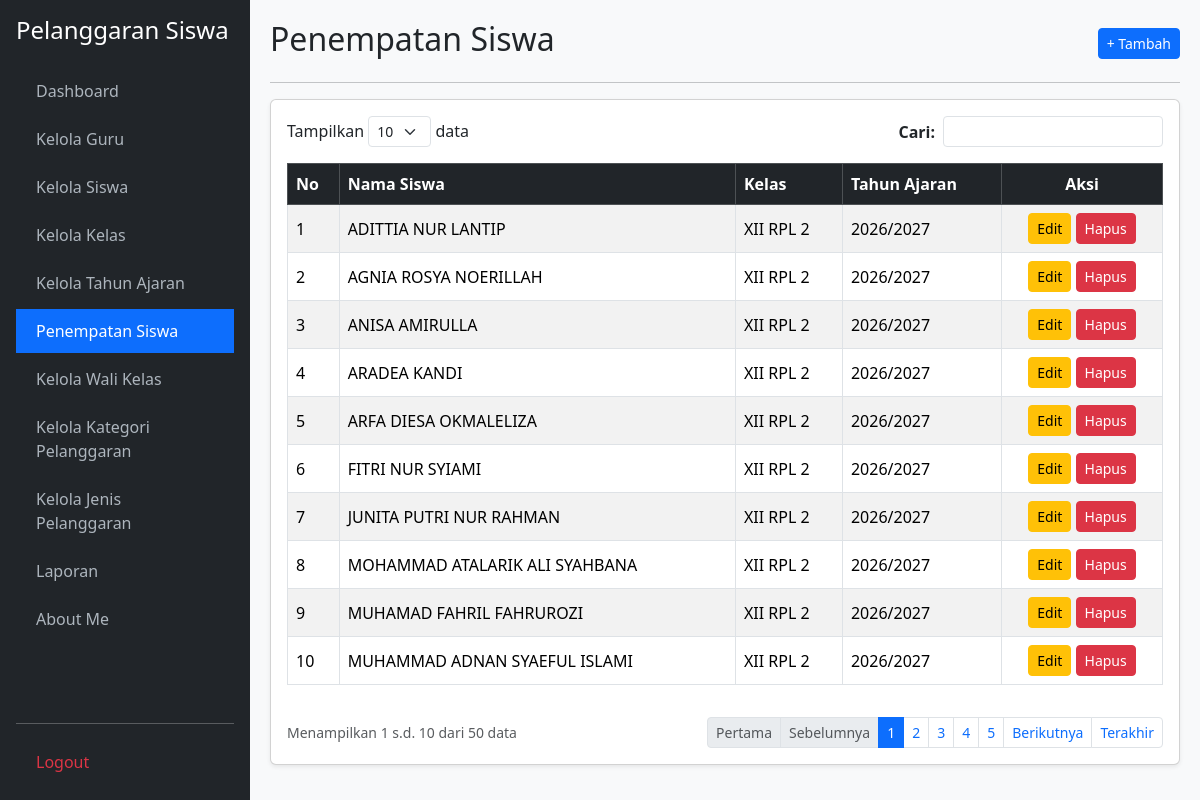
Screenshot of /penempatan_siswa.php (signed in) with the database file from the repository.
### tables this page shows
CREATE TABLE `t_kelas_siswa` (
  `id` int(11) NOT NULL,
  `siswa_id` int(11) NOT NULL,
  `tahun_ajaran_id` int(11) NOT NULL,
  `kelas_id` int(11) NOT NULL,
  `tanggal_mulai` date DEFAULT NULL,
  `tanggal_selesai` date DEFAULT NULL,
  `status_aktif` tinyint(1) DEFAULT 1,
  `created_at` timestamp NULL DEFAULT NULL,
  `updated_at` timestamp NULL DEFAULT NULL
);

CREATE TABLE `t_siswa` (
  `id` int(11) NOT NULL,
  `nis` varchar(30) NOT NULL,
  `nisn` varchar(20) DEFAULT NULL,
  `nama` varchar(150) NOT NULL,
  `jenis_kelamin` char(1) DEFAULT NULL,
  `tanggal_lahir` date DEFAULT NULL,
  `alamat` text DEFAULT NULL,
  `status_aktif` tinyint(1) DEFAULT 1,
  `created_at` timestamp NULL DEFAULT NULL,
  `updated_at` timestamp NULL DEFAULT NULL
);

CREATE TABLE `t_kelas` (
  `id` int(11) NOT NULL,
  `nama` varchar(100) NOT NULL,
  `tingkat` varchar(20) DEFAULT NULL,
  `jurusan` varchar(100) DEFAULT NULL,
  `status_aktif` tinyint(1) DEFAULT 1,
  `created_at` timestamp NULL DEFAULT NULL,
  `updated_at` timestamp NULL DEFAULT NULL
);

CREATE TABLE `t_tahun_ajaran` (
  `id` int(11) NOT NULL,
  `nama` varchar(20) NOT NULL,
  `tanggal_mulai` date DEFAULT NULL,
  `tanggal_selesai` date DEFAULT NULL,
  `status_aktif` tinyint(1) DEFAULT 1,
  `created_at` timestamp NULL DEFAULT NULL,
  `updated_at` timestamp NULL DEFAULT NULL
);

### penempatan_siswa.php (the view, shortened to what this page needs)
<?php
require_once 'koneksi.php';
$aksi = $_GET['aksi'] ?? '';
$edit_id = $_GET['edit'] ?? '';
$edit = $edit_id ? mysqli_fetch_assoc(mysqli_query($koneksi, "SELECT * FROM t_kelas_siswa WHERE id='$edit_id'")) : null;
$limit = 10;
$h = max(1, (int)($_GET['halaman'] ?? 1));
$offset = ($h - 1) * $limit;
$cari = mysqli_real_escape_string($koneksi, $_GET['cari'] ?? '');
$where = $cari ? "WHERE ts.nama LIKE '%$cari%' OR tk.nama LIKE '%$cari%' OR ta.nama LIKE '%$cari%'" : "";
$total = mysqli_num_rows(mysqli_query($koneksi, "SELECT tks.id FROM t_kelas_siswa tks JOIN t_siswa ts ON tks.siswa_id=ts.id JOIN t_kelas tk ON tks.kelas_id=tk.id JOIN t_tahun_ajaran ta ON tks.tahun_ajaran_id=ta.id $where"));
$pages = ceil($total / $limit);
$data = mysqli_query($koneksi, "SELECT tks.*, ts.nama AS nama_siswa, tk.nama AS nama_kelas, ta.nama AS tahun_ajaran FROM t_kelas_siswa tks JOIN t_siswa ts ON tks.siswa_id=ts.id JOIN t_kelas tk ON tks.kelas_id=tk.id JOIN t_tahun_ajaran ta ON tks.tahun_ajaran_id=ta.id $where LIMIT $offset, $limit");
$no = $offset + 1;
$opt_siswa = mysqli_query($koneksi, "SELECT * FROM t_siswa WHERE status_aktif=1 ORDER BY nama ASC");
$opt_kelas = mysqli_query($koneksi, "SELECT * FROM t_kelas WHERE status_aktif=1 ORDER BY nama ASC");
$opt_ta = mysqli_query($koneksi, "SELECT * FROM t_tahun_ajaran WHERE status_aktif=1 ORDER BY nama DESC");
?>
<!DOCTYPE html>
<html lang="id">
<head>
    <link href="https://cdn.jsdelivr.net/npm/bootstrap@5.3.2/dist/css/bootstrap.min.css" rel="stylesheet">
</head>
<body>
    <div class="sidebar d-flex flex-column p-3">
        <h4 class="text-white mb-4">Pelanggaran Siswa</h4>
        <ul class="nav nav-pills flex-column mb-auto">
            <li class="nav-item mb-1"><a href="dashboard.php">Dashboard</a></li>
            <li class="nav-item mb-1"><a href="kelola_guru.php">Kelola Guru</a></li>
            <li class="nav-item mb-1"><a href="kelola_siswa.php">Kelola Siswa</a></li>
            <li class="nav-item mb-1"><a href="kelola_kelas.php">Kelola Kelas</a></li>
            <li class="nav-item mb-1"><a href="kelola_tahun_ajaran.php">Kelola Tahun Ajaran</a></li>
            <li class="nav-item mb-1"><a href="penempatan_siswa.php" class="active" >Penempatan Siswa</a></li>
            <li class="nav-item mb-1"><a href="kelola_wali_kelas.php">Kelola Wali Kelas</a></li>
            <li class="nav-item mb-1"><a href="kelola_kategori_pelanggaran.php">Kelola Kategori Pelanggaran</a></li>
            <li class="nav-item mb-1"><a href="kelola_jenis_pelanggaran.php">Kelola Jenis Pelanggaran</a></li>
            <li class="nav-item mb-1"><a href="laporan.php">Laporan</a></li>
            <li class="nav-item mb-1"><a href="about_me.php">About Me</a></li>
        </ul>
        <hr><a href="logout.php" class="text-danger">Logout</a>
    </div>
    <div class="main-content">
        <?php if ($aksi === 'tambah' || $edit): ?>
            <div class="d-flex justify-content-between align-items-center mb-3">
                <h2><?= $edit ? 'Edit Penempatan Siswa' : 'Tambah Penempatan Siswa'; ?></h2>
                <a href="penempatan_siswa.php" class="btn btn-secondary btn-sm">&larr; Kembali</a>
            </div>
            <hr>
            <div class="card shadow-sm"><div class="card-body">
                <form method="POST">
                    <input type="hidden" name="id" value="<?= $edit['id'] ?? ''; ?>">
                    <div class="mb-3">
                        <label class="form-label fw-bold">Pilih Siswa:</label>
                        <select name="siswa_id" class="form-control" required>
                            <option value="">-- Pilih Siswa --</option>
                            <?php mysqli_data_seek($opt_siswa, 0); while($s = mysqli_fetch_assoc($opt_siswa)): ?>
                                <option value="<?= $s['id']; ?>" <?= (($edit['siswa_id'] ?? '') == $s['id']) ? 'selected' : ''; ?>><?= htmlspecialchars($s['nama']); ?></option>
                            <?php endwhile; ?>
                        </select>
                    </div>
                    <div class="mb-3">
                        <label class="form-label fw-bold">Pilih Kelas:</label>
                        <select name="kelas_id" class="form-control" required>
                            <option value="">-- Pilih Kelas --</option>
                            <?php mysqli_data_seek($opt_kelas, 0); while($k = mysqli_fetch_assoc($opt_kelas)): ?>
                                <option value="<?= $k['id']; ?>" <?= (($edit['kelas_id'] ?? '') == $k['id']) ? 'selected' : ''; ?>><?= htmlspecialchars($k['nama']); ?></option>
                            <?php endwhile; ?>
                        </select>
                    </div>
                    <div class="mb-3">
                        <label class="form-label fw-bold">Pilih Tahun Ajaran:</label>
                        <select name="tahun_ajaran_id" class="form-control" required>
                            <option value="">-- Pilih Tahun Ajaran --</option>
                            <?php mysqli_data_seek($opt_ta, 0); while($t = mysqli_fetch_assoc($opt_ta)): ?>
                                <option value="<?= $t['id']; ?>" <?= (($edit['tahun_ajaran_id'] ?? '') == $t['id']) ? 'selected' : ''; ?>><?= htmlspecialchars($t['nama']); ?></option>
                            <?php endwhile; ?>
                        </select>
                    </div>
                    <hr>
                    <div class="d-flex justify-content-end">
                        <a href="penempatan_siswa.php" class="btn btn-secondary me-2">Batal</a>
                        <button type="submit" name="simpan" class="btn btn-primary">Simpan Penempatan</button>
                    </div>
                </form>
            </div></div>
        <?php else: ?>
            <div class="d-flex justify-content-between align-items-center mb-2">
                <h2>Penempatan Siswa</h2>
                <a href="?aksi=tambah" class="btn btn-primary btn-sm">+ Tambah</a>
            </div>
            <hr>
            <div class="card shadow-sm"><div class="card-body">
                <div class="row mb-3 justify-content-between">
                    <div class="col-auto">Tampilkan <select class="form-select form-select-sm d-inline-block w-auto"><option>10</option></select> data</div>
                    <div class="col-auto">
                        <form method="GET" class="d-flex align-items-center">
                            <label class="me-2 mb-0 fw-bold">Cari:</label>
                            <input type="text" name="cari" class="form-control form-control-sm" value="<?= htmlspecialchars($cari); ?>">
                        </form>
                    </div>
                </div>
                <div class="table-responsive">
                    <table class="table table-bordered table-striped align-middle">
                        <thead class="table-dark">
                            <tr><th>No</th><th>Nama Siswa</th><th>Kelas</th><th>Tahun Ajaran</th><th class="text-center">Aksi</th></tr>
                        </thead>
                        <tbody>
                            <?php while($r = mysqli_fetch_assoc($data)): ?>
                            <tr>
                                <td><?= $no++; ?></td>
                                <td><?= htmlspecialchars($r['nama_siswa']); ?></td>
                                <td><?= htmlspecialchars($r['nama_kelas']); ?></td>
                                <td><?= htmlspecialchars($r['tahun_ajaran']); ?></td>
                                <td class="text-center">
                                    <a href="?edit=<?= $r['id']; ?>" class="btn btn-sm btn-warning">Edit</a>
                                    <a href="?hapus=<?= $r['id']; ?>" class="btn btn-sm btn-danger" onclick="return confirm('Hapus data penempatan siswa ini?')">Hapus</a>
                                </td>
                            </tr>
                            <?php endwhile; if(!$total): ?>
                            <tr><td colspan="5" class="text-center text-muted">Data penempatan siswa tidak ditemukan.</td></tr>
                            <?php endif; ?>
                        </tbody>
                    </table>
                </div>
                <div class="d-flex justify-content-between align-items-center mt-3">
                    <small class="text-muted">Menampilkan <?= $total ? $offset + 1 : 0; ?> s.d. <?= min($offset + $limit, $total); ?> dari <?= $total; ?> data</small>
                    <ul class="pagination pagination-sm mb-0">
                        <li class="page-item <?= $h <= 1 ? 'disabled' : ''; ?>"><a class="page-link" href="?halaman=1&cari=<?= $cari; ?>">Pertama</a></li>
                        <li class="page-item <?= $h <= 1 ? 'disabled' : ''; ?>"><a class="page-link" href="?halaman=<?= $h-1; ?>&cari=<?= $cari; ?>">Sebelumnya</a></li>
                        <?php for($i=1; $i<=$pages; $i++): ?>
                            <li class="page-item <?= $h == $i ? 'active' : ''; ?>"><a class="page-link" href="?halaman=<?= $i; ?>&cari=<?= $cari; ?>"><?= $i; ?></a></li>
                        <?php endfor; ?>
                        <li class="page-item <?= $h >= $pages ? 'disabled' : ''; ?>"><a class="page-link" href="?halaman=<?= $h+1; ?>&cari=<?= $cari; ?>">Berikutnya</a></li>
                        <li class="page-item <?= $h >= $pages ? 'disabled' : ''; ?>"><a class="page-link" href="?halaman=<?= $pages; ?>&cari=<?= $cari; ?>">Terakhir</a></li>
                    </ul>
                </div>
            </div></div>
        <?php endif; ?>
    </div>
</body>
</html>

### penempatan_siswa.php (style rules this page uses)
body { background: #f8f9fa; }
.sidebar { min-height: 100vh; background: #212529; color: #fff; position: fixed; width: 250px; top: 0; left: 0; }
.sidebar a { color: #adb5bd; text-decoration: none; display: block; padding: 10px 20px; }
.sidebar a:hover, .sidebar a.active { color: #fff; background: #0d6efd; }
.main-content { margin-left: 250px; padding: 20px; }

### rows the page displays
t_kelas_siswa: siswa.nama "ADITTIA NUR LANTIP", kelas.nama "XII RPL 2", tahun_ajaran.nama "2026/2027"
t_kelas_siswa: siswa.nama "AGNIA ROSYA NOERILLAH", kelas.nama "XII RPL 2", tahun_ajaran.nama "2026/2027"
t_kelas_siswa: siswa.nama "ANISA AMIRULLA", kelas.nama "XII RPL 2", tahun_ajaran.nama "2026/2027"
t_kelas_siswa: siswa.nama "ARADEA KANDI", kelas.nama "XII RPL 2", tahun_ajaran.nama "2026/2027"
t_kelas_siswa: siswa.nama "ARFA DIESA OKMALELIZA", kelas.nama "XII RPL 2", tahun_ajaran.nama "2026/2027"
t_kelas_siswa: siswa.nama "FITRI NUR SYIAMI", kelas.nama "XII RPL 2", tahun_ajaran.nama "2026/2027"
t_kelas_siswa: siswa.nama "JUNITA PUTRI NUR RAHMAN", kelas.nama "XII RPL 2", tahun_ajaran.nama "2026/2027"
t_kelas_siswa: siswa.nama "MOHAMMAD ATALARIK ALI SYAHBANA", kelas.nama "XII RPL 2", tahun_ajaran.nama "2026/2027"
t_kelas_siswa: siswa.nama "MUHAMAD FAHRIL FAHRUROZI", kelas.nama "XII RPL 2", tahun_ajaran.nama "2026/2027"
t_kelas_siswa: siswa.nama "MUHAMMAD ADNAN SYAEFUL ISLAMI", kelas.nama "XII RPL 2", tahun_ajaran.nama "2026/2027"

### other values shown
$offset + 1 "1"
min($offset + $limit, $total) "10"
$total "50"
